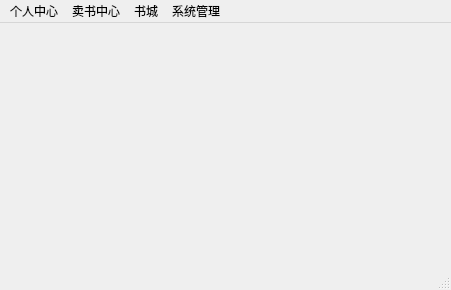
<?xml version="1.0" encoding="UTF-8"?>
<ui version="4.0">
 <class>MainWindow</class>
 <widget class="QMainWindow" name="MainWindow">
  <property name="geometry">
   <rect>
    <x>0</x>
    <y>0</y>
    <width>451</width>
    <height>290</height>
   </rect>
  </property>
  <property name="windowTitle">
   <string>旧书买卖</string>
  </property>
  <property name="windowIcon">
   <iconset resource="img.qrc">
    <normaloff>:/newPrefix/images/appstu.ICO</normaloff>:/newPrefix/images/appstu.ICO</iconset>
  </property>
  <property name="styleSheet">
   <string notr="true"/>
  </property>
  <property name="iconSize">
   <size>
    <width>32</width>
    <height>32</height>
   </size>
  </property>
  <widget class="QWidget" name="centralwidget">
   <property name="styleSheet">
    <string notr="true">border-image: url(:/newPrefix/images/jojo.jpg);</string>
   </property>
  </widget>
  <widget class="QMenuBar" name="menubar">
   <property name="geometry">
    <rect>
     <x>0</x>
     <y>0</y>
     <width>451</width>
     <height>22</height>
    </rect>
   </property>
   <widget class="QMenu" name="menu">
    <property name="title">
     <string>个人中心</string>
    </property>
    <addaction name="actionziliao"/>
    <addaction name="actionquit"/>
   </widget>
   <widget class="QMenu" name="menu_2">
    <property name="title">
     <string>卖书中心</string>
    </property>
    <addaction name="actionapply"/>
    <addaction name="actionmymaishu"/>
   </widget>
   <widget class="QMenu" name="menu_3">
    <property name="title">
     <string>书城</string>
    </property>
    <addaction name="actionsearchbook"/>
    <addaction name="actionaccommand"/>
   </widget>
   <widget class="QMenu" name="menu_4">
    <property name="title">
     <string>系统管理</string>
    </property>
    <addaction name="actionuserinfo"/>
    <addaction name="actiongrant"/>
   </widget>
   <addaction name="menu"/>
   <addaction name="menu_2"/>
   <addaction name="menu_3"/>
   <addaction name="menu_4"/>
  </widget>
  <widget class="QStatusBar" name="statusbar"/>
  <action name="actionziliao">
   <property name="text">
    <string>修改资料</string>
   </property>
  </action>
  <action name="actionclass">
   <property name="text">
    <string>班级设置</string>
   </property>
  </action>
  <action name="actionsubject">
   <property name="text">
    <string>考试科目设置</string>
   </property>
  </action>
  <action name="actionexamkinds">
   <property name="text">
    <string>考试类别</string>
   </property>
  </action>
  <action name="actionapply">
   <property name="text">
    <string>卖书申请</string>
   </property>
  </action>
  <action name="actionmymaishu">
   <property name="text">
    <string>我的卖书</string>
   </property>
  </action>
  <action name="actionsearchbook">
   <property name="text">
    <string>搜索书本</string>
   </property>
  </action>
  <action name="actionaccommand">
   <property name="text">
    <string>编辑推荐</string>
   </property>
  </action>
  <action name="actionuserinfo">
   <property name="text">
    <string>用户维护</string>
   </property>
  </action>
  <action name="actiongrant">
   <property name="text">
    <string>权限赋予</string>
   </property>
  </action>
  <action name="actionquit">
   <property name="text">
    <string>退出</string>
   </property>
  </action>
 </widget>
 <resources>
  <include location="img.qrc"/>
 </resources>
 <connections>
  <connection>
   <sender>actiongrant</sender>
   <signal>triggered()</signal>
   <receiver>MainWindow</receiver>
   <slot>close()</slot>
   <hints>
    <hint type="sourcelabel">
     <x>-1</x>
     <y>-1</y>
    </hint>
    <hint type="destinationlabel">
     <x>395</x>
     <y>291</y>
    </hint>
   </hints>
  </connection>
  <connection>
   <sender>actionziliao</sender>
   <signal>triggered(bool)</signal>
   <receiver>MainWindow</receiver>
   <slot>close()</slot>
   <hints>
    <hint type="sourcelabel">
     <x>-1</x>
     <y>-1</y>
    </hint>
    <hint type="destinationlabel">
     <x>219</x>
     <y>142</y>
    </hint>
   </hints>
  </connection>
  <connection>
   <sender>actionziliao</sender>
   <signal>triggered()</signal>
   <receiver>MainWindow</receiver>
   <slot>close()</slot>
   <hints>
    <hint type="sourcelabel">
     <x>-1</x>
     <y>-1</y>
    </hint>
    <hint type="destinationlabel">
     <x>225</x>
     <y>144</y>
    </hint>
   </hints>
  </connection>
 </connections>
</ui>
